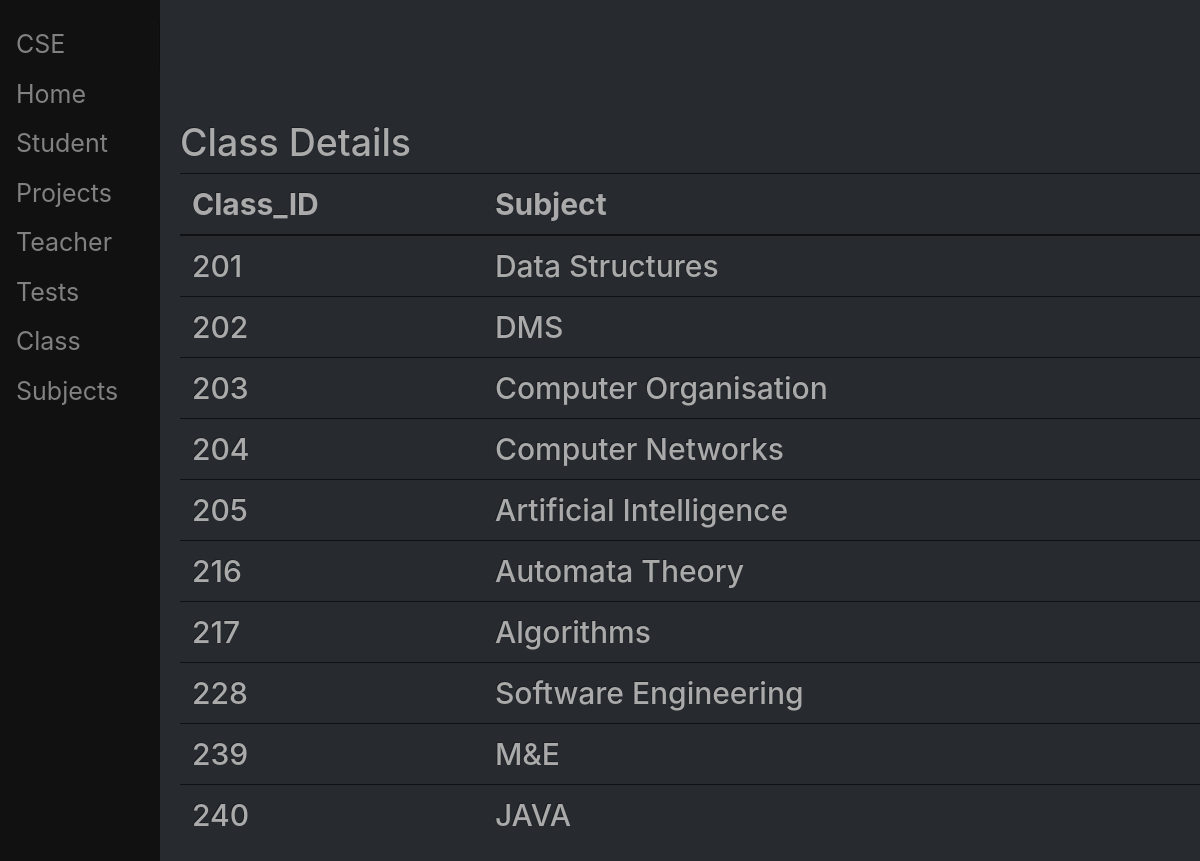
/class, run on the app's committed database.
### tables this page shows
CREATE TABLE Class (
Class_ID INTEGER,
Subject VARCHAR(25),
PRIMARY KEY(Class_ID, Subject),
FOREIGN KEY(Subject) REFERENCES SUBJECT(Sub_Name) ON DELETE CASCADE
FOREIGN KEY(Subject) REFERENCES SUBJECT(Sub_Name) ON UPDATE CASCADE
);

### flaskapp.py (the view)
@app.route("/class")
def index_class():
    class_list = query_db("SELECT * FROM class \
                           ORDER BY Class_ID ASC")
    return render_template("/class/index_class.html", class_list=class_list)

### flaskapp.py (called while the page is built)
def get_db():
    db = getattr(g, '_database', None)
    if db is None:
        db = g._database = sqlite3.connect(DATABASE)
        db.row_factory = sqlite3.Row
    return db

def query_db(query, args=(), one=False):
    cur = get_db().execute(query, args)
    rv = cur.fetchall()
    cur.close()
    return (rv[0] if rv else None) if one else rv

@app.teardown_appcontext
def close_connection(exception):
    db = getattr(g, '_database', None)
    if db is not None:
        db.close()

### templates/class/index_class.html
{% extends "base.html" %}
{% set active_switch_teacher = "active" %}
{% block title %}Class Details{% endblock %}
{% block content %}
<table class="table">
  <thead>
    <tr>
      <th scope="col">Class_ID</th>
      <th scope="col">Subject</th>
    </tr>
  </thead>
  {% for class in class_list: %}
  <tr>
    <td>{{ class["Class_ID"] }}</td>
    <td>{{ class["Subject"] }}</td>
  </tr>
  {% endfor %}
</table>
{% endblock %}

### templates/base.html (style rules this page uses)
body { margin: 0; font-family: -apple-system, BlinkMacSystemFont, "Segoe UI", Roboto, "Helvetica Neue", Arial, sans-serif, "Apple Color Emoji", "Segoe UI Emoji", "Segoe UI Symbol", "Noto Color Emoji"; font-size: 0.9375rem; font-weight: 400; line-height: 1.5; color: #aaa; text-align: left; background-color: #272B30; padding-left: 180px; }

### data on the page
Class: Class_ID "201", Subject "Data Structures"
Class: Class_ID "202", Subject "DMS"
Class: Class_ID "203", Subject "Computer Organisation"
Class: Class_ID "204", Subject "Computer Networks"
Class: Class_ID "205", Subject "Artificial Intelligence"
Class: Class_ID "216", Subject "Automata Theory"
Class: Class_ID "217", Subject "Algorithms"
Class: Class_ID "228", Subject "Software Engineering"
Class: Class_ID "239", Subject "M&E"
Class: Class_ID "240", Subject "JAVA"
